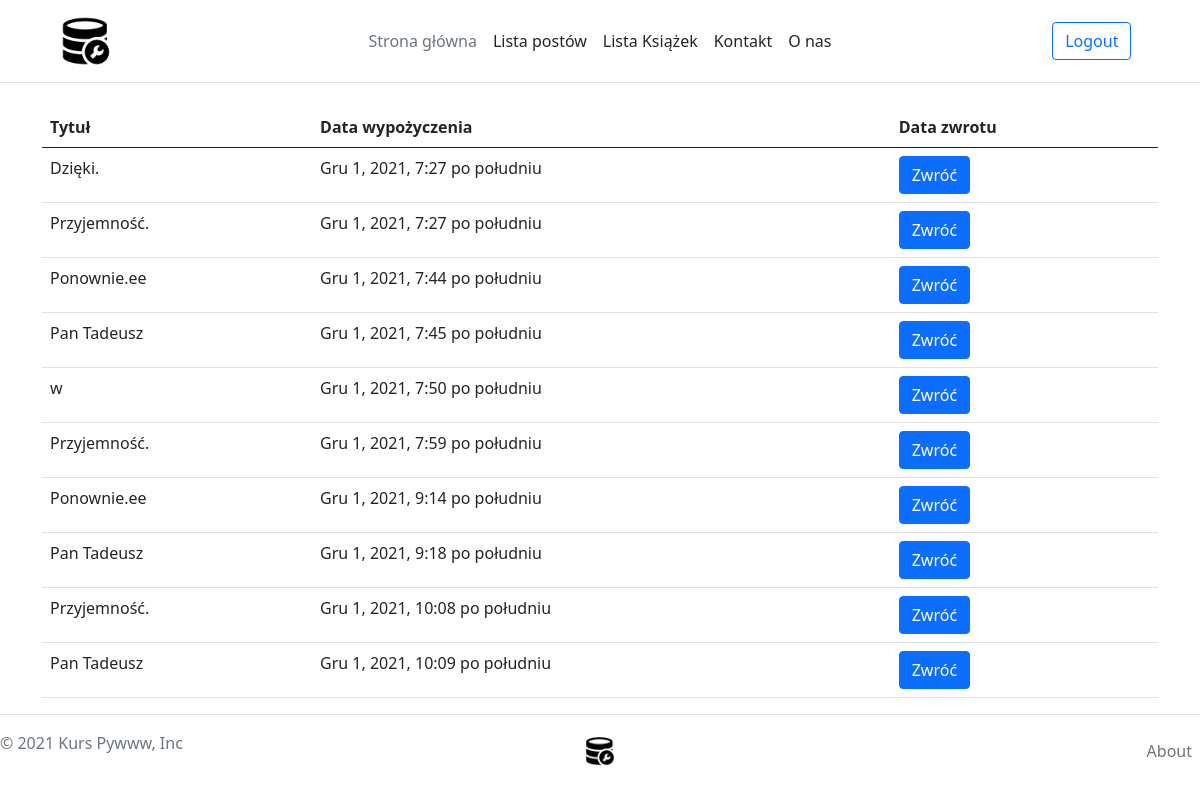
Before: /books/borrows (signed in) with the older database file.
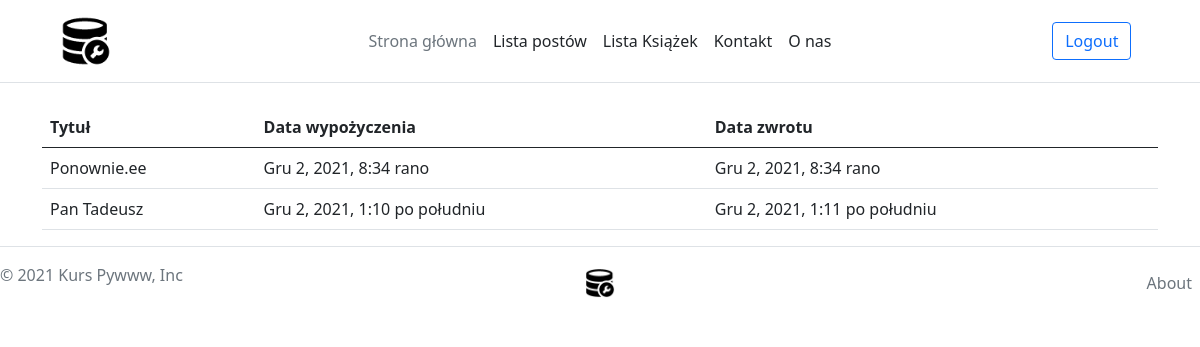
After: the same page with the newer database file.
### books/models.py (models this page shows, shortened)
class Borrow(models.Model):
    book = models.ForeignKey("Book", on_delete=models.CASCADE, related_name="borrows")
    user = models.ForeignKey("auth.User", on_delete=models.CASCADE, related_name="borrows")
    borrow_date = models.DateTimeField(auto_now_add=True)
    return_date = models.DateTimeField(null=True, blank=True)

class Book(Timestamped):
    title = models.CharField(max_length=255)
    description = models.TextField()
    available = models.BooleanField(default=False)
    publication_year = models.IntegerField()
    tags = models.ManyToManyField("tags.Tag", related_name="books", blank=True)
    authors = models.ManyToManyField(Author, related_name="books")
    cover = models.ImageField(upload_to='books/covers/%Y/%m/%d', null=True, blank=True)

### books/views.py (the view)
# urls.py: path('borrows', handle_book_borrows, name="borrows_list"),
def handle_book_borrows(request, book_id=None):
    user = request.user
    if request.method == 'POST':
        if user.is_authenticated:
            if request.POST.get('borrow'):
                book = Book.objects.get(pk=book_id)
                Borrow.objects.create(
                    user=user,
                    book=book
                )
                book.available = False
                book.save()
                return HttpResponseRedirect(reverse("books:details", args=[book_id]))
            else:
                keys = [key for key in request.POST.keys() if key.startswith("book_")]
                print(keys)
                key = int(keys[0].split("_")[1])
                book = Book.objects.get(pk=key)
                borrow = Borrow.objects.filter(user=user, book=book).last()
                if not borrow.return_date:
                    borrow.return_date = timezone.now()
                    borrow.save()
                    book.available = True
                    book.save()
                return HttpResponseRedirect(reverse("books:borrows_list"))
    else:
        borrows = Borrow.objects.filter(user=user)
        return render(request, "books/borrows_list.html", {"borrows": borrows})

### books/templates/books/borrows_list.html (shortened to what this page needs)
{% extends 'base.html' %}
{% block content %}
    <table class="table table-stripped">
        <thead><th>Tytuł</th><th>Data wypożyczenia</th><th>Data zwrotu</th></thead>
        <tbody>
        {% for borrow in borrows %}
            <form action="{% url "books:borrows_list" %}" method="post">
            <tr><td>{{ borrow.book.title }}</td><td>{{ borrow.borrow_date }}</td>
                <td>{% if borrow.return_date %}{{ borrow.return_date }}{% else %}
                    <button type="submit" name="book_{{ borrow.book.id }}" class="btn btn-primary">Zwróć</button>
                {% endif %}
                </td>
            </tr>
            </form>
        {% endfor %}
        </tbody>
    </table>
{% endblock %}

Changed rows visible on the page:
removed Borrow: book "Dzięki.", borrow_date "Gru 1, 2021, 7:27 po południu"
removed Borrow: book "Przyjemność.", borrow_date "Gru 1, 2021, 7:27 po południu"
removed Borrow: book "Ponownie.ee", borrow_date "Gru 1, 2021, 7:44 po południu"
removed Borrow: book "Pan Tadeusz", borrow_date "Gru 1, 2021, 7:45 po południu"
removed Borrow: book "w", borrow_date "Gru 1, 2021, 7:50 po południu"
removed Borrow: book "Przyjemność.", borrow_date "Gru 1, 2021, 7:59 po południu"
removed Borrow: book "Ponownie.ee", borrow_date "Gru 1, 2021, 9:14 po południu"
removed Borrow: book "Pan Tadeusz", borrow_date "Gru 1, 2021, 9:18 po południu"
removed Borrow: book "Przyjemność.", borrow_date "Gru 1, 2021, 10:08 po południu"
removed Borrow: book "Pan Tadeusz", borrow_date "Gru 1, 2021, 10:09 po południu"
added Borrow: book "Ponownie.ee", borrow_date "Gru 2, 2021, 8:34 rano", return_date "Gru 2, 2021, 8:34 rano"
added Borrow: book "Pan Tadeusz", borrow_date "Gru 2, 2021, 1:10 po południu", return_date "Gru 2, 2021, 1:11 po południu"
